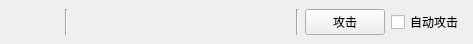
<?xml version="1.0" encoding="UTF-8"?>
<ui version="4.0">
 <class>Monster</class>
 <widget class="QWidget" name="Monster">
  <property name="geometry">
   <rect>
    <x>0</x>
    <y>0</y>
    <width>473</width>
    <height>43</height>
   </rect>
  </property>
  <property name="windowTitle">
   <string>Form</string>
  </property>
  <layout class="QGridLayout" name="gridLayout_2">
   <property name="leftMargin">
    <number>0</number>
   </property>
   <property name="topMargin">
    <number>0</number>
   </property>
   <property name="rightMargin">
    <number>0</number>
   </property>
   <property name="bottomMargin">
    <number>0</number>
   </property>
   <item row="0" column="0">
    <widget class="QWidget" name="widget_background" native="true">
     <layout class="QGridLayout" name="gridLayout">
      <property name="leftMargin">
       <number>9</number>
      </property>
      <property name="topMargin">
       <number>9</number>
      </property>
      <property name="rightMargin">
       <number>9</number>
      </property>
      <property name="bottomMargin">
       <number>9</number>
      </property>
      <item row="0" column="0">
       <layout class="QHBoxLayout" name="horizontalLayout_14">
        <item>
         <widget class="QLabel" name="label_type">
          <property name="minimumSize">
           <size>
            <width>50</width>
            <height>0</height>
           </size>
          </property>
          <property name="styleSheet">
           <string notr="true"/>
          </property>
          <property name="text">
           <string/>
          </property>
          <property name="alignment">
           <set>Qt::AlignCenter</set>
          </property>
         </widget>
        </item>
        <item>
         <widget class="Line" name="line">
          <property name="orientation">
           <enum>Qt::Vertical</enum>
          </property>
         </widget>
        </item>
        <item>
         <widget class="QLabel" name="label_name">
          <property name="sizePolicy">
           <sizepolicy hsizetype="Expanding" vsizetype="Preferred">
            <horstretch>0</horstretch>
            <verstretch>0</verstretch>
           </sizepolicy>
          </property>
          <property name="text">
           <string/>
          </property>
          <property name="alignment">
           <set>Qt::AlignCenter</set>
          </property>
         </widget>
        </item>
        <item>
         <widget class="Line" name="line_4">
          <property name="orientation">
           <enum>Qt::Vertical</enum>
          </property>
         </widget>
        </item>
        <item>
         <widget class="QPushButton" name="pushButton_attack">
          <property name="text">
           <string>攻击</string>
          </property>
         </widget>
        </item>
        <item>
         <widget class="QCheckBox" name="checkBox_autoAttack">
          <property name="text">
           <string>自动攻击</string>
          </property>
         </widget>
        </item>
       </layout>
      </item>
     </layout>
    </widget>
   </item>
  </layout>
 </widget>
 <resources/>
 <connections/>
</ui>
